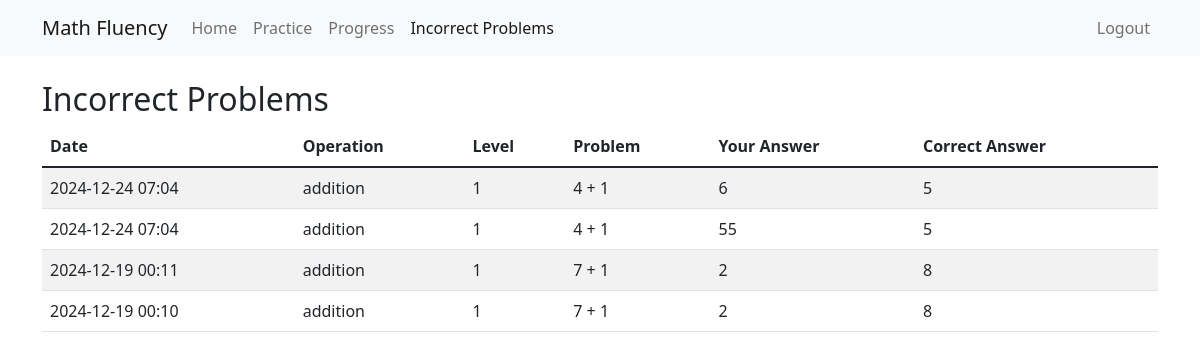
The page /incorrect_problems (signed in) on the database as committed earlier.
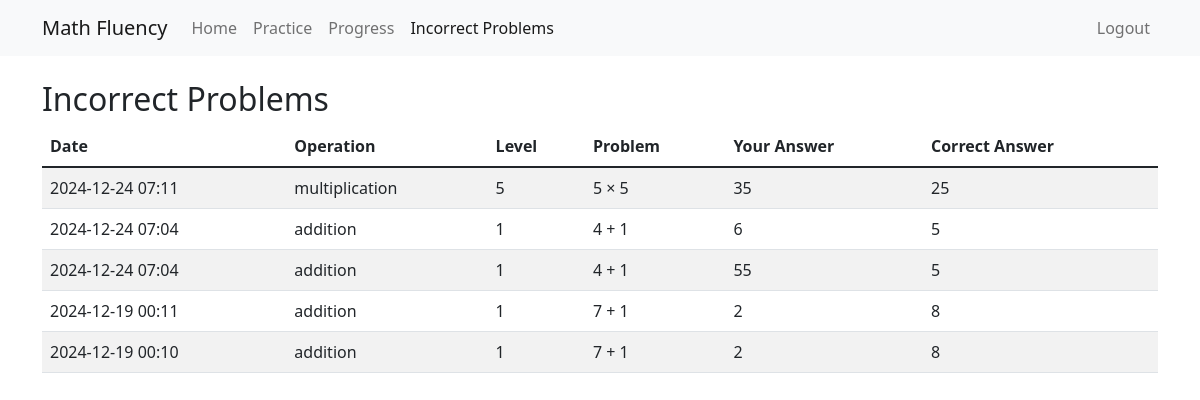
The same page on the database as committed later.
### models/practice_attempt.py (models this page shows)
class PracticeAttempt(db.Model):
    id = db.Column(db.Integer, primary_key=True)
    user_id = db.Column(db.Integer, db.ForeignKey('user.id'), nullable=False)
    operation = db.Column(db.String(20), nullable=False)  # 'addition' or 'multiplication'
    level = db.Column(db.Integer, nullable=False)
    problem = db.Column(db.String(50), nullable=False)
    user_answer = db.Column(db.Integer, nullable=False)
    correct_answer = db.Column(db.Integer, nullable=False)
    is_correct = db.Column(db.Boolean, nullable=False)
    time_taken = db.Column(db.Float)  # in seconds
    created_at = db.Column(db.DateTime, default=datetime.utcnow)
    user = db.relationship('User', backref=db.backref('practice_attempts', lazy=True))

### app.py (the view)
@app.route('/incorrect_problems')
@login_required
def incorrect_problems():
    incorrect_attempts = PracticeAttempt.query.filter_by(
        user_id=current_user.id,
        is_correct=False
    ).order_by(PracticeAttempt.created_at.desc()).all()
    return render_template('incorrect_problems.html', attempts=incorrect_attempts)

### app.py (called while the page is built)
@login_manager.user_loader
def load_user(user_id):
    return User.query.get(int(user_id))

### templates/incorrect_problems.html
{% extends "base.html" %}
{% block content %}
<div class="container mt-4">
    <h2>Incorrect Problems</h2>
    {% if attempts %}
    <div class="table-responsive">
        <table class="table table-striped">
            <thead>
                <tr>
                    <th>Date</th>
                    <th>Operation</th>
                    <th>Level</th>
                    <th>Problem</th>
                    <th>Your Answer</th>
                    <th>Correct Answer</th>
                </tr>
            </thead>
            <tbody>
                {% for attempt in attempts %}
                <tr>
                    <td>{{ attempt.created_at.strftime('%Y-%m-%d %H:%M') }}</td>
                    <td>{{ attempt.operation }}</td>
                    <td>{{ attempt.level }}</td>
                    <td>{{ attempt.problem }}</td>
                    <td>{{ attempt.user_answer }}</td>
                    <td>{{ attempt.correct_answer }}</td>
                </tr>
                {% endfor %}
            </tbody>
        </table>
    </div>
    {% else %}
    <div class="alert alert-info">
        No incorrect problems found. Keep up the good work!
    </div>
    {% endif %}
</div>
{% endblock %}

### templates/base.html (shortened to what this page needs)
<!DOCTYPE html>
<html lang="en">
<head>
    <link href="https://cdn.jsdelivr.net/npm/bootstrap@5.1.3/dist/css/bootstrap.min.css" rel="stylesheet">
</head>
<body>
    <nav class="navbar navbar-expand-lg navbar-light bg-light">
        <div class="container">
            <a class="navbar-brand" href="{{ url_for('home') }}">Math Fluency</a>
            <div class="collapse navbar-collapse" id="navbarNav">
                <ul class="navbar-nav">
                    <li class="nav-item">
                        <a class="nav-link {% if request.endpoint == 'home' %}active{% endif %}" href="{{ url_for('home') }}">Home</a>
                    </li>
                    <li class="nav-item">
                        <a class="nav-link {% if request.endpoint == 'practice' %}active{% endif %}" href="{{ url_for('practice') }}">Practice</a>
                    </li>
                    <li class="nav-item">
                        <a class="nav-link {% if request.endpoint == 'progress' %}active{% endif %}" href="{{ url_for('progress') }}">Progress</a>
                    </li>
                    <li class="nav-item">
                        <a class="nav-link {% if request.endpoint == 'incorrect_problems' %}active{% endif %}" href="{{ url_for('incorrect_problems') }}">Incorrect Problems</a>
                    </li>
                </ul>
                <ul class="navbar-nav ms-auto">
                    {% if current_user.is_authenticated %}
                    <li class="nav-item">
                        <a class="nav-link" href="{{ url_for('logout') }}">Logout</a>
                    </li>
                    {% endif %}
                </ul>
            </div>
        </div>
    </nav>
    {% block content %}{% endblock %}
</body>
</html>

Rows that differ between the two databases and show on the page:
added PracticeAttempt: created_at "2024-12-24 07:11", operation "multiplication", level "5", problem "5 × 5", user_answer "35", correct_answer "25"
